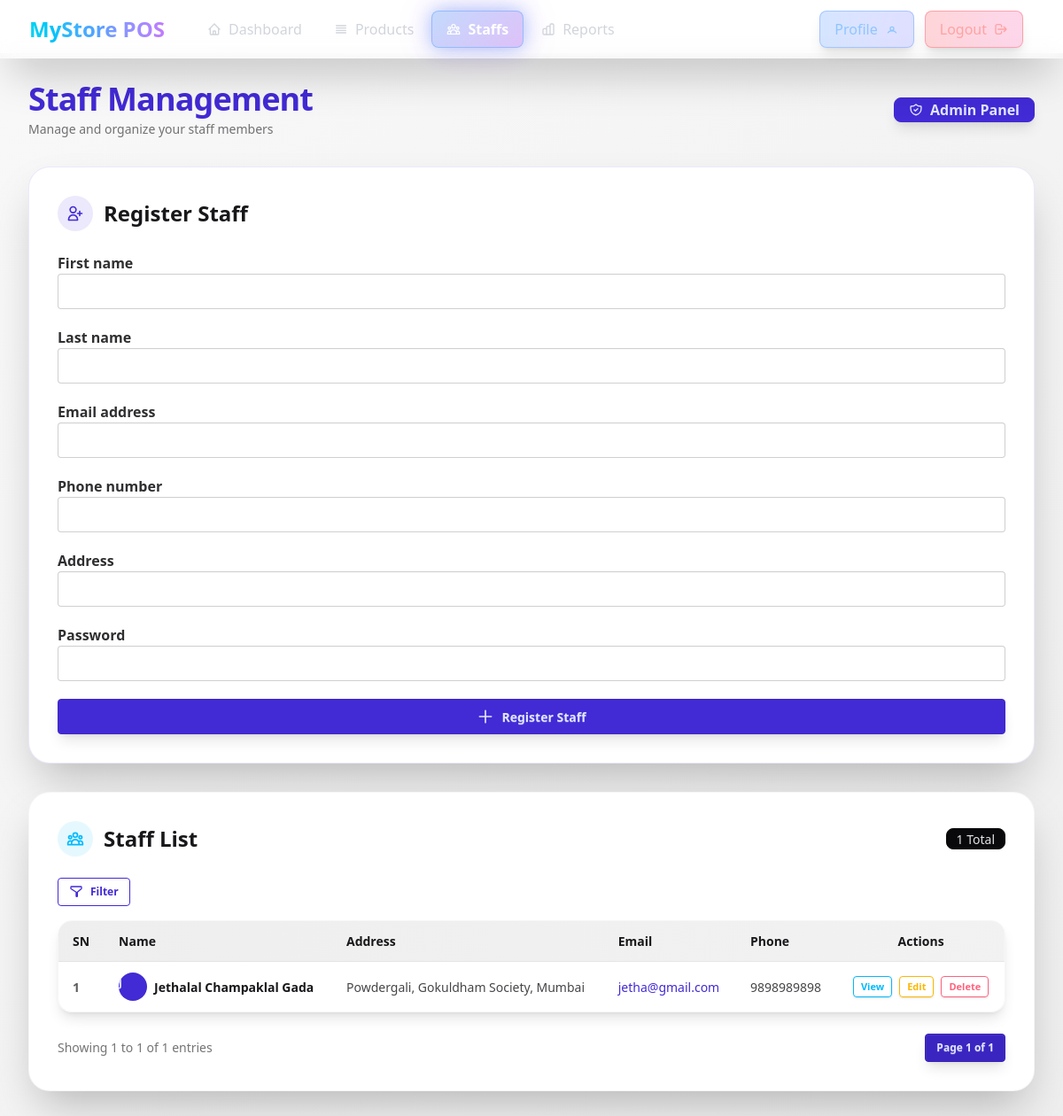
Page /shop/staffs/ on the earlier database version.
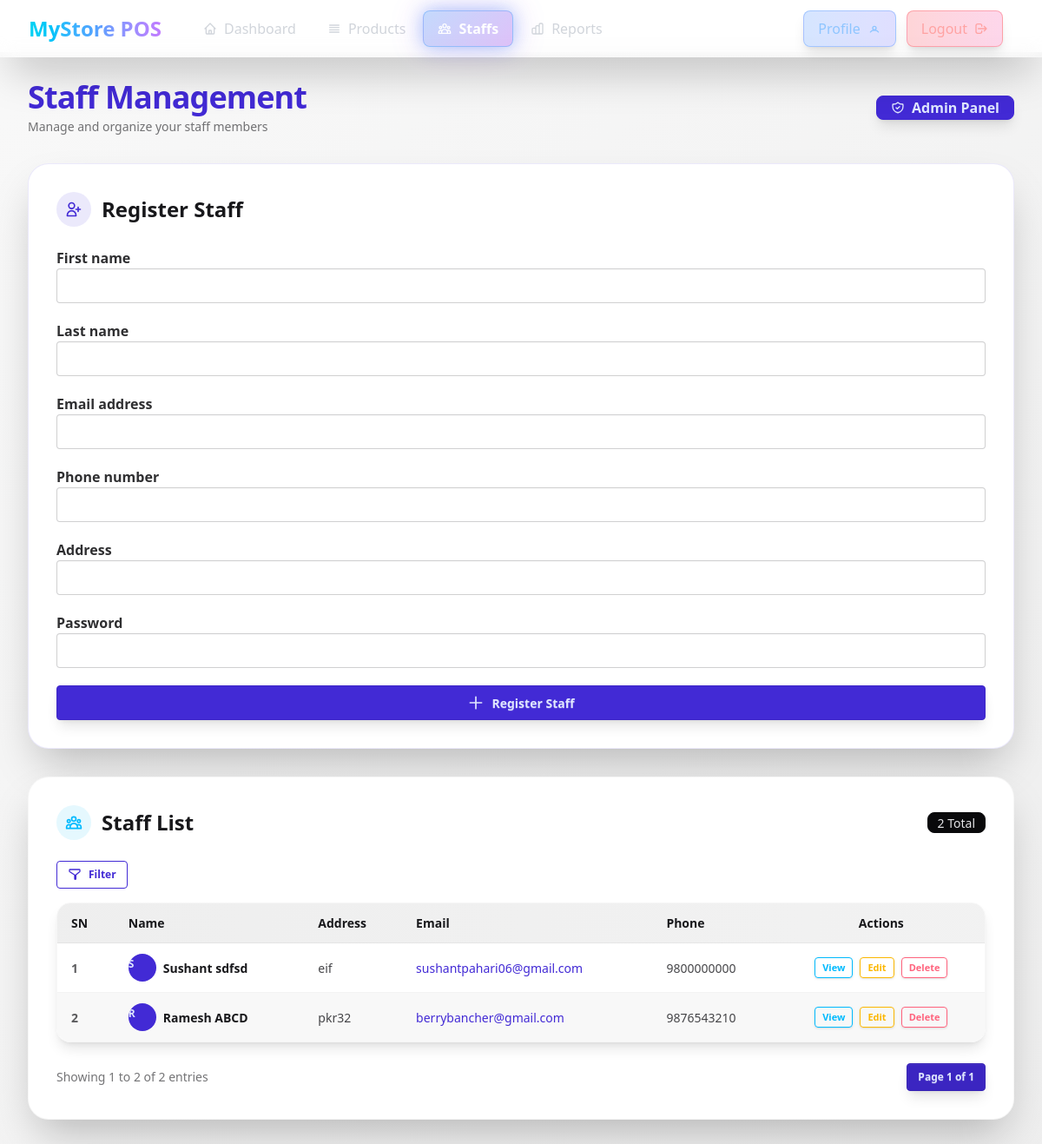
Same page on the later database version.
### accounts/models.py (models this page shows, shortened)
class CustomUser(AbstractUser):
    class Roles(models.TextChoices):
        SHOP_ADMIN="shop_admin","Shop Admin"
        STAFF="staff","Staff"
    address = models.CharField(max_length=255, null=True, blank=True)
    phone_number = models.CharField(max_length=10, null=True, blank=True)
    profile_pic = models.ImageField(upload_to="profile_pics", null=True, blank=True)
    role=models.CharField(
        max_length=20,
        choices=Roles.choices,
        default=Roles.SHOP_ADMIN,
    )

### shop/views.py (the view)
# urls.py: path("staffs/", views.staffs, name="staffs"),
def staffs(request):
    if request.method == "POST":
        form = StaffRegistrationForm(request.POST, request.FILES, request=request)
        if form.is_valid():
            staff = form.save(commit=False)
            first = staff.first_name[:3].lower() if staff.first_name else "usr"
            last = staff.last_name[-3:].lower() if staff.last_name else str(random.randint(100, 999))
            base_username = f"{first}{last}"
            username = base_username
            counter = 1
            while CustomUser.objects.filter(username=username).exists():
                username = f"{base_username}{counter}"
                counter += 1
            staff.username = username
            staff.is_staff = True
            staff.save()
            messages.success(request, f"Staff registered successfully! Username: {staff.username}")
            return redirect(request.path)
    else:
        form = StaffRegistrationForm(request=request)
    all_staffs = CustomUser.objects.filter(role=CustomUser.Roles.STAFF).order_by("-id")
    filtered_staffs = StaffFilter(request.GET, queryset=all_staffs)
    paginator = Paginator(filtered_staffs.qs, 8)  # Use filtered_staffs.qs
    page_number = request.GET.get("page")
    page_obj = paginator.get_page(page_number)
    context = {
        "form": form,
        "staffs": page_obj,
        "page_obj": page_obj,
        "filter_form": filtered_staffs.form,  # Pass the filter form
        "filtered_staffs": filtered_staffs,
    }
    return render(request, "shop/staffs.html", context)

### shop/templates/shop/staffs.html (shortened to what this page needs)
{% extends 'base.html' %}
{% load form_extras %}
{% block content %}
<main class="min-h-screen flex flex-col p-4 md:p-8 w-full bg-gradient-to-br from-base-200 to-base-300 pt-16 mt-15">
    <div class="flex flex-col md:flex-row justify-between items-start md:items-center mb-8 gap-4">
        <div>
            <h1 class="text-4xl font-extrabold text-primary mb-1 tracking-tight">Staff Management</h1>
            <p class="text-base-content/60 text-sm">Manage and organize your staff members</p>
        </div>
        <div class="badge badge-primary badge-lg font-semibold px-4 py-3 shadow-lg flex items-center gap-2">
            Admin Panel
        </div>
    </div>
    <div class="flex flex-col xl:flex-row gap-8">
        <div class="w-full xl:w-1/3 flex-shrink-0">
            <div class="shadow-2xl rounded-3xl p-8 bg-base-100 border border-primary/10 hover:border-primary/30 transition-all duration-300">
                <div class="flex items-center gap-3 mb-6">
                    <div class="w-10 h-10 rounded-full bg-primary/10 flex items-center justify-center">
                        <svg xmlns="http://www.w3.org/2000/svg" class="h-5 w-5 text-primary" fill="none" viewBox="0 0 24 24" stroke="currentColor">
                            <path stroke-linecap="round" stroke-linejoin="round" stroke-width="2"
                                d="M18 9v3m0 0v3m0-3h3m-3 0h-3m-2-5a4 4 0 11-8 0 4 4 0 018 0zM3 20a6 6 0 0112 0v1H3v-1z" />
                        </svg>
                    </div>
                    <h2 class="text-2xl font-bold text-base-content">Register Staff</h2>
                </div>
                <form method="post" enctype="multipart/form-data" class="space-y-5">
                    {% for field in form %}
                    <fieldset class="form-control">
                        <label class="label">
                            <span class="label-text font-semibold text-base-content/90">{{ field.label }}</span>
                        </label>
                        {{ field|add_class:"input input-bordered w-full focus:input-primary focus:outline-offset-0 transition-all" }}
                    </fieldset>
                    {% endfor %}
                    <button type="submit" class="w-full btn btn-primary mt-4 shadow-lg hover:shadow-xl hover:scale-[1.02] transition-all duration-200 flex items-center justify-center gap-2">
                        <svg xmlns="http://www.w3.org/2000/svg" class="h-5 w-5" fill="none" viewBox="0 0 24 24" stroke="currentColor">
                            <path stroke-linecap="round" stroke-linejoin="round" stroke-width="2" d="M12 4v16m8-8H4" />
                        </svg>
                        Register Staff
                    </button>
                </form>
            </div>
        </div>
        <div class="flex-grow shadow-2xl rounded-3xl p-8 bg-base-100 border border-base-300/50 hover:border-base-300 transition-all duration-300">
            <div class="flex flex-col md:flex-row items-start md:items-center gap-3 mb-6">
                <div class="flex items-center gap-3">
                    <div class="w-10 h-10 rounded-full bg-info/10 flex items-center justify-center">
                    </div>
                    <h2 class="text-2xl font-bold text-base-content">Staff List</h2>
                </div>
                <div class="badge badge-neutral ml-auto">{{ page_obj.paginator.count }} Total</div>
            </div>
            <div class="mb-4">
                <button id="toggleFilter" class="btn btn-sm btn-outline btn-primary flex items-center gap-2">
                    <svg xmlns="http://www.w3.org/2000/svg" class="h-4 w-4" fill="none" viewBox="0 0 24 24" stroke="currentColor">
                        <path stroke-linecap="round" stroke-linejoin="round" stroke-width="2"
                            d="M3 4a1 1 0 011-1h16a1 1 0 011 1v2a1 1 0 01-.293.707L14 12.414V19a1 1 0 01-2 0v-6.586L3.293 6.707A1 1 0 013 6V4z" />
                    </svg>
                    Filter
                </button>
            </div>
            <div class="overflow-x-auto rounded-2xl border border-base-300/50 shadow-lg">
                <table class="table table-zebra w-full min-w-[600px]">
                    <thead class="bg-gradient-to-r from-base-300 to-base-300/80">
                        <tr>
                            <th class="text-base-content font-bold">SN</th>
                            <th class="text-base-content font-bold">Name</th>
                            <th class="text-base-content font-bold">Address</th>
                            <th class="text-base-content font-bold">Email</th>
                            <th class="text-base-content font-bold">Phone</th>
                            <th class="text-base-content font-bold text-center">Actions</th>
                        </tr>
                    </thead>
                    <tbody id="staff-list">
                        {% for staff in staffs %}
                        <tr class="hover:bg-base-200/70 transition-colors duration-150">
                            <th class="font-semibold text-base-content/70">{{ forloop.counter }}</th>
                            <td class="font-semibold text-base-content">
                                <div class="flex items-center gap-2">
                                    <div class="avatar placeholder">
                                        <div class="bg-primary text-primary-content rounded-full w-8">
                                            <span class="text-xs">{{ staff.get_full_name|slice:":1"|upper }}</span>
                                        </div>
                                    </div>
                                    {{ staff.get_full_name }}
                                </div>
                            </td>
                            <td class="text-base-content/80">{{ staff.address }}</td>
                            <td class="text-base-content/80">
                                <a href="mailto:{{ staff.email }}" class="link link-hover link-primary">{{ staff.email }}</a>
                            </td>
                            <td class="text-base-content/80">{{ staff.phone_number|default:"-" }}</td>
                            <td>
                                <div class="flex gap-2 justify-center">
                                    <button class="btn btn-xs btn-info btn-outline hover:btn-info transition-all shadow-sm hover:shadow-md">View</button>
                                    <button class="btn btn-xs btn-warning btn-outline hover:btn-warning transition-all shadow-sm hover:shadow-md">Edit</button>
                                    <button class="btn btn-xs btn-error btn-outline hover:btn-error transition-all shadow-sm hover:shadow-md">Delete</button>
                                </div>
                            </td>
                        </tr>
                        {% endfor %}
                    </tbody>
                </table>
            </div>
            <div class="flex flex-col md:flex-row justify-between items-center mt-6 gap-2 md:gap-0">
                <div class="text-sm text-base-content/60">
                    Showing {{ page_obj.start_index }} to {{ page_obj.end_index }} of {{ page_obj.paginator.count }} entries
                </div>
                <div class="join shadow-lg">
                    <a class="join-item btn btn-sm btn-active btn-primary">Page {{ page_obj.number }} of {{ page_obj.paginator.num_pages }}</a>
                </div>
            </div>
        </div>
    </div>
</main>
{% endblock %}

### theme/templates/base.html (shortened to what this page needs)
{% load static tailwind_tags %}
<!DOCTYPE html>
<html lang="en">
<head>
    {% tailwind_css %}
</head>
<body class="bg-gray-50 dark:bg-gray-900 transition-colors duration-300">
{% block header %}
<header class="w-full bg-gradient-to-r from-slate-900 via-purple-900 to-slate-900 text-white shadow-2xl fixed top-0 left-0 z-50 glass-morphism">
    <div class="w-full px-4 sm:px-6 lg:px-8">
        <div class="flex justify-between items-center h-16">
            <div class="flex items-center flex-1">
                <div class="flex-shrink-0 mr-8">
                    <div class="font-bold text-xl sm:text-2xl bg-gradient-to-r from-cyan-400 via-blue-400 to-purple-400 bg-clip-text text-transparent animate-pulse">
                    </div>
                </div>
                <nav class="hidden [@media(min-width:1100px)]:flex items-center space-x-1">
                    <a href="{% url "app:dashboard"%}"
                       data-page="dashboard"
                       class="nav-link nav-gradient px-4 py-2 rounded-lg transition-all duration-300 hover:bg-white/10 hover:scale-105">
                        <span class="flex items-center space-x-2">
                            <svg class="w-4 h-4" fill="none" stroke="currentColor" viewBox="0 0 24 24">
                                <path stroke-linecap="round" stroke-linejoin="round" stroke-width="2" d="M3 12l2-2m0 0l7-7 7 7M5 10v10a1 1 0 001 1h3m10-11l2 2m-2-2v10a1 1 0 01-1 1h-3m-6 0a1 1 0 001-1v-4a1 1 0 011-1h2a1 1 0 011 1v4a1 1 0 001 1m-6 0h6"></path>
                            </svg>
                            <span>Dashboard</span>
                        </span>
                    </a>
                    <a href="{% url "shop:item_list"%}"
                       data-page="items"
                       class="nav-link nav-gradient px-4 py-2 rounded-lg transition-all duration-300 hover:bg-white/10 hover:scale-105">
                        <span class="flex items-center space-x-2">
                            <svg class="w-4 h-4" fill="none" stroke="currentColor" viewBox="0 0 24 24">
                                <path stroke-linecap="round" stroke-linejoin="round" stroke-width="2" d="M4 6h16M4 10h16M4 14h16M4 18h16"></path>
                            </svg>
                            <span>Products</span>
                        </span>
                    </a>
                    <a href="{% url "shop:staffs"%}"
                       data-page="staffs"
                       class="nav-link nav-gradient px-4 py-2 rounded-lg transition-all duration-300 hover:bg-white/10 hover:scale-105">
                        <span class="flex items-center space-x-2">
                            <span>Staffs</span>
                        </span>
                    </a>
                    <a href="#"
                       data-page="reports"
                       class="nav-link nav-gradient px-4 py-2 rounded-lg transition-all duration-300 hover:bg-white/10 hover:scale-105">
                        <span class="flex items-center space-x-2">
                            <span>Reports</span>
                        </span>
                    </a>
                </nav>
            </div>
            <div class="flex items-center space-x-2 sm:space-x-3">
                <a href="{% url 'shop:shop_profile' %}"
                   data-page="profile"
                   class="action-link px-3 sm:px-4 py-2 rounded-lg bg-gradient-to-r from-blue-500/20 to-indigo-500/20 hover:from-blue-500/30 hover:to-indigo-500/30 text-blue-300 hover:text-blue-200 border border-blue-500/30 transition-all duration-300 flex items-center space-x-2 hover:scale-105 shadow-lg">
                    <span class="hidden sm:inline">Profile</span>
                    <svg class="w-4 h-4" fill="none" stroke="currentColor" viewBox="0 0 24 24">
                        <path stroke-linecap="round" stroke-linejoin="round" stroke-width="2"
                              d="M5.121 17.804A7.5 7.5 0 0112 15a7.5 7.5 0 016.879 2.804M15 11a3 3 0 11-6 0 3 3 0 016 0z"/>
                    </svg>
                </a>
                <a href="{% url 'accounts:logout_view' %}"
                   class="action-link px-3 sm:px-4 py-2 rounded-lg bg-gradient-to-r from-red-500/20 to-pink-500/20 hover:from-red-500/30 hover:to-pink-500/30 text-red-300 hover:text-red-200 border border-red-500/30 transition-all duration-300 flex items-center space-x-2 hover:scale-105 shadow-lg">
                    <span class="hidden sm:inline">Logout</span>
                    <svg class="w-4 h-4" fill="none" stroke="currentColor" viewBox="0 0 24 24">
                        <path stroke-linecap="round" stroke-linejoin="round" stroke-width="2" d="M17 16l4-4m0 0l-4-4m4 4H7m6 4v1a3 3 0 01-3 3H6a3 3 0 01-3-3V7a3 3 0 013-3h4a3 3 0 013 3v1"></path>
                    </svg>
                </a>
            </div>
        </div>
    </div>
</header>
{% endblock header %}
{% block content %}
{% endblock content %}
</body>
</html>

Differences in the rows shown:
removed CustomUser: get_full_name "J", get_full_name "Jethalal Champaklal Gada", address "Powdergali, Gokuldham Society, Mumbai", email "jetha@gmail.com", phone_number "9898989898"
added CustomUser: get_full_name "S", get_full_name "Sushant sdfsd", address "eif", email "sushantpahari06@gmail.com", phone_number "9800000000"
added CustomUser: get_full_name "R", get_full_name "Ramesh ABCD", address "pkr32", email "berrybancher@gmail.com", phone_number "9876543210"
Other differences:
{{ page_obj.paginator.count }}: "1" → "2"
{{ page_obj.end_index }}: "1" → "2"
